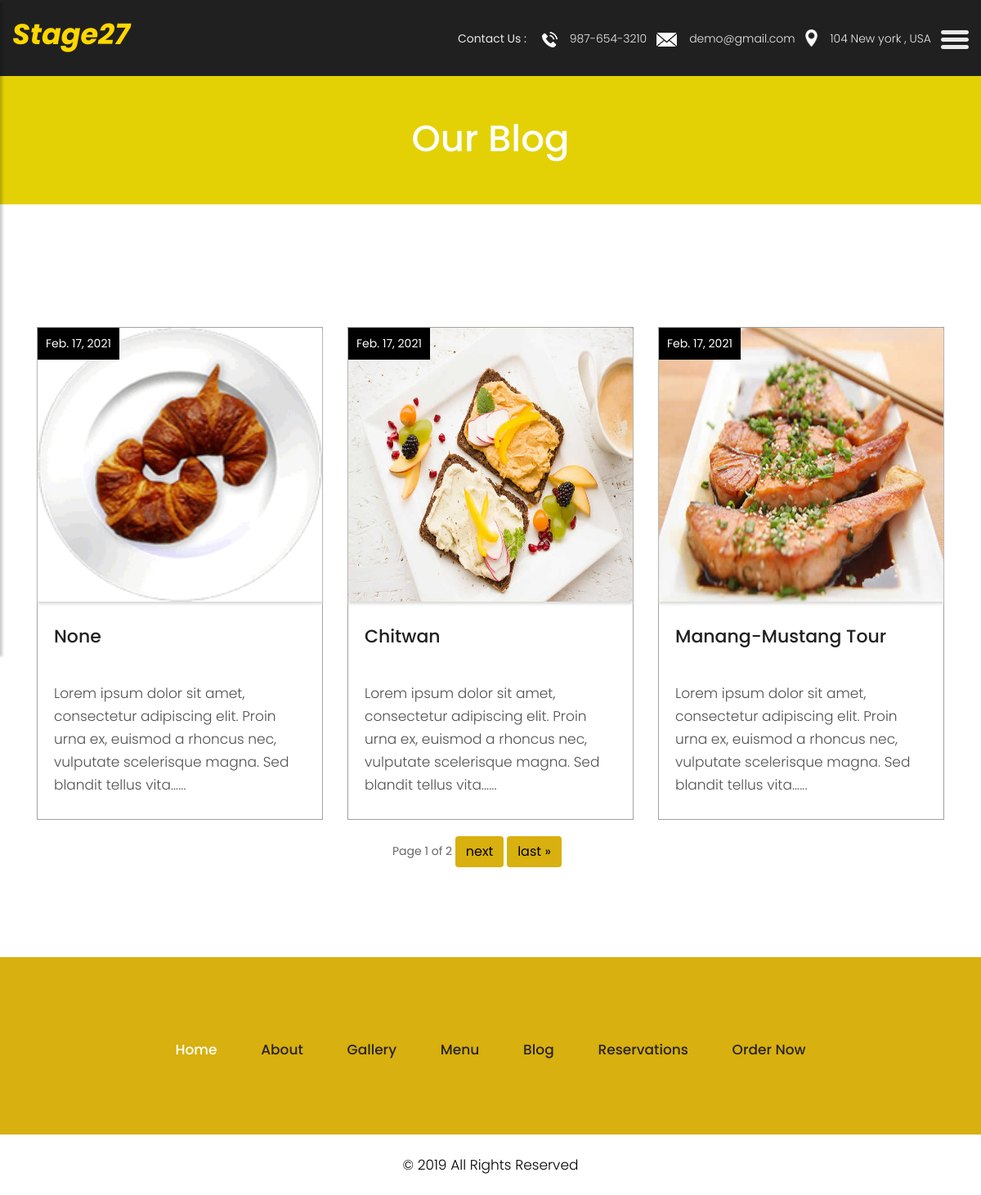
Screenshot of /blog/ with the database file from the repository.
### Home/models.py (models this page shows, shortened)
class Blog(models.Model):
    title = models.CharField(max_length=200)
    date = models.DateField()
    image = models.ImageField(upload_to='blog')
    body = RichTextField(blank=False,null=False)
    slug = models.SlugField(null=True, blank=True,editable=False)
    def get_absolute_url(self):
        return reverse('detail',kwargs = {'slug': self.slug})

### Home/views.py (the view)
# urls.py: path('blog/',blog_view,name='blog'),
def blog_view(request):
    blog_list = Blog.objects.all().order_by('-id')
    page = request.GET.get('page', 1)
    paginator = Paginator(blog_list, 3)
    try:
        blogs = paginator.page(page)
    except PageNotAnInteger:
        blogs = paginator.page(1)
    except EmptyPage:
        blogs = paginator.page(paginator.num_pages)
    return render(request,'Home/blog.html',{'blog':blogs})

### templates/Home/blog.html (shortened to what this page needs)
{% load static %}
<!DOCTYPE html>
<html lang="en">
<head>
    <link rel="stylesheet" href="{% static 'css/bootstrap.min.css' %}">
    <link rel="stylesheet" href="{% static 'css/owl.carousel.min.css' %}">
    <link rel="stylesheet" href="{% static 'css/style.css' %}">
    <link rel="stylesheet" href="{% static 'css/responsive.css' %}">
    <link rel="stylesheet" href="https://cdnjs.cloudflare.com/ajax/libs/font-awesome/4.7.0/css/font-awesome.min.css">
</head>
<body class="main-layout blog_page">
    <div class="wrapper">
    <div id="content">
    <header>
        <div class="container-fluid">
            <div class="row">
                <div class="col-md-3">
                    <div class="full">
                        <h1 style="color: gold; font-size: 35px;"><i><b>Stage27</b></i></h1>                    </div>
                </div>
                <div class="col-md-9">
                    <div class="full">
                        <div class="right_header_info">
                            <ul>
                                <li class="dinone">Contact Us : <img style="margin-right: 15px;margin-left: 15px;" src="{% static 'images/phone_icon.png' %}" alt="#"><a href="#">987-654-3210</a></li>
                                <li class="dinone"><img style="margin-right: 15px;" src="{% static 'images/mail_icon.png' %}" alt="#"><a href="#">demo@gmail.com</a></li>
                                <li class="dinone"><img style="margin-right: 15px;height: 21px;position: relative;top: -2px;" src="{% static 'images/location_icon.png' %}" alt="#"><a href="#">104 New york , USA</a></li>
                                <li>
                                    <button type="button" id="sidebarCollapse">
                                        <img src="{% static 'images/menu_icon.png' %}" alt="#">
                                    </button>
                                </li>
                            </ul>
                        </div>
                    </div>
                </div>
            </div>
        </div>
    </header>
<div class="yellow_bg">
   <div class="container">
            <div class="row">
               <div class="col-md-12">
                  <div class="title">
                     <h2>Our Blog</h2>
                  </div>
               </div>
            </div>
          </div>
</div>
<div class="blog">
  <div class="container">
    <div class="row">
      <div class="col-md-12">
        <div class="title">
        </div>
      </div>
    </div>
    <div class="row">
        {% for objects in blog %}
      <div class="col-xl-4 col-lg-4 col-md-4 col-sm-12 mar_bottom">
        <div class="blog_box">
          <div class="blog_img_box">
            <figure><a href="{{ objects.get_absolute_url }}"><img src="/media/{{objects.image}}" alt="image not found" style="height:335px;"/></a>
             <span>{{objects.date}}</span>
            </figure>
          </div>
          <h3><a href="{{ objects.get_absolute_url }}">{{objects.title}}</a></h3>
          <p>{{objects.body|slice:":150"|safe }}......</p>
        </div>
      </div>
      {% endfor %}
    </div>
  </div>
</div>
<div class="pagination" style="padding-left: 40%; padding-top: 20px; padding-bottom: 20px;">
    <span class="step-links">
        <span class="current">
            Page {{ blog.number }} of {{ blog.paginator.num_pages }}
        </span>
        {% if blog.has_next %}
            <button class=" btn" style="background: rgb(216,176,15);"><a href="?page={{ blog.next_page_number }}" style="color: black;">next</a></button>
            <button class=" btn" style="background: rgb(216,176,15);"><a href="?page={{ blog.paginator.num_pages }}" style="color: black;">last »</a></button>
        {% endif %}
    </span>
  </div>
    <fooetr>
        <div class="footer">
            <div class="container-fluid">
                <div class="row">
                    <div class="col-md-12">
                        <ul class="lik">
                            <li class="active"> <a href="{% url 'home' %}">Home</a></li>
                            <li> <a href="{% url 'about' %}">About</a></li>
                            <li> <a href="{% url 'gallery' %}">Gallery</a></li>
                            <li> <a href="{% url 'menu' %}">Menu</a></li>
                            <li> <a href="{% url 'blog' %}">Blog</a></li>
                            <li> <a href="#">Reservations</a></li>
                            <li> <a href="http://www.stage27.co/s/order">Order Now</a></li>
                        </ul>
                    </div>
                </div>
            </div>
            <div class="copyright">
                <div class="container">
                    <p>© 2019 All Rights Reserved</p>
                </div>
            </div>
        </div>
    </fooetr>
    </div>
    </div>
</body>
</html>

### static/css/style.css (style rules this page uses)
body { color: #666666; font-size: 14px; font-family: 'poppins', sans-serif; line-height: 1.80857; font-weight: normal; }
a { color: #1f1f1f; text-decoration: none !important; outline: none !important; -webkit-transition: all .3s ease-in-out; -moz-transition: all .3s ease-in-out; -ms-transition: all .3s ease-in-out; -o-transition: all .3s ease-in-out; transition: all .3s ease-in-out; }
h1, h2, h3, h4, h5, h6 { letter-spacing: 0; font-weight: normal; position: relative; padding: 0 0 10px 0; font-weight: normal; line-height: normal; color: #111111; margin: 0 }
h1 { font-size: 24px }
h2 { font-size: 22px }
h3 { font-size: 18px }
*, *::after, *::before { -webkit-box-sizing: border-box; -moz-box-sizing: border-box; box-sizing: border-box; }
h1 a, h2 a, h3 a, h4 a, h5 a, h6 a { color: #212121; text-decoration: none!important; opacity: 1 }
ul, li, ol { margin: 0px; padding: 0px; list-style: none; }
p { margin: 0px; font-weight: 300; font-size: 15px; line-height: 24px; }
a { color: #222222; text-decoration: none; outline: none !important; }
a, .btn { text-decoration: none !important; outline: none !important; -webkit-transition: all .3s ease-in-out; -moz-transition: all .3s ease-in-out; -ms-transition: all .3s ease-in-out; -o-transition: all .3s ease-in-out; transition: all .3s ease-in-out; }
img { max-width: 100%; height: auto; }
button { border: 0; margin: 0; padding: 0; cursor: pointer; }
.full { float: left; width: 100%; }
.full { width: 100%; float: left; margin: 0; padding: 0; }
header { min-height: 90px; background: #212020; padding: 15px 0; position: fixed; width: 100%; top: 0; left: 0; z-index: 998; }
header .container-fluid { max-width: 1850px; }
.right_header_info { width: 100%; float: left; padding: 20px 0 0; }
.right_header_info ul { list-style: none; padding: 0; margin: 0; float: right; }
.right_header_info ul li { display: inline; font-size: 16px; margin-left: 45px; color: #eaeaea; font-weight: 400; float: left; }
.right_header_info ul li a { color: #eaeaea; font-weight: 300; }
#sidebarCollapse { background: transparent; }
.blog { padding-top: 180px; }
.title { text-align: center; padding-bottom: 60px; }
.title h2 { font-size: 45px; font-weight: 500; line-height: 40px; color: #191918; padding: 20px 0px; }
.blog .blog_box { border:#a1a1a1 solid 1px; background: #fff; }
.blog .blog_box .blog_img_box { background: #fff; box-shadow: #ddd 0px 3px 3px 0px; }
.blog .blog_box .blog_img_box figure { margin:0; position: relative; }
.blog_img_box figure img { width: 100%; }
.blog .blog_box .blog_img_box figure span { background: #000; top: 0; text-align: center; padding: 7px 10px; color: #fff; right: 0; left: 0; position: absolute; width: 100px; }
.blog .blog_box h3 { color: #373535; font-size: 22px; line-height: 25px; font-weight: 500; padding: 0px 20px; padding-top: 30px; padding-bottom: 15px; }
.blog .blog_box p { color: #525050; font-size: 17px; line-height: 28px; padding: 0px 20px; padding-bottom:28px; }
.footer { background: #d8b00f; padding-top:90px; margin-top: 90px; }
ul.lik { text-align: center; margin-top: 10px; }
ul.lik li { display: inline-block; }
ul.lik li a { color: #292323; font-size: 17px; line-height: 27px; padding: 0px 25px; font-weight: 500; }
ul.lik li.active a { color: #fff; }
.copyright { background: #fff; margin-top: 90px; }
.copyright p { color: #000; text-align: center; padding: 25px 0px; font-size: 17px; }
#sidebarCollapse { background: transparent; padding: 0; border: none; }
.yellow_bg .title h2 { font-weight: bold; color: #fff; font-weight: 500; }
.yellow_bg { background-color: #e3d105; padding: 40px 0px; margin-top: 90px; }
.yellow_bg .title { padding-bottom: 0px; text-align: center; }
.blog_page .blog { padding-top: 90px; }
.blog_page .blog span { padding-top: 15px; }

### static/css/responsive.css (style rules this page uses)
@media (min-width: 1200px) and (max-width: 1500px) { .right_header_info ul li { font-size: 14px; margin-left: 12px; } }

### rows the page displays
Blog: image (picture), date "Feb. 17, 2021", title "None", body "Lorem ipsum dolor sit amet, consectetur adipiscing elit. Proin urna ex, euismod a rhoncus nec, vulputate scelerisque magna. Sed blandit tellus vita"
Blog: image (picture), date "Feb. 17, 2021", title "Chitwan", body "Lorem ipsum dolor sit amet, consectetur adipiscing elit. Proin urna ex, euismod a rhoncus nec, vulputate scelerisque magna. Sed blandit tellus vita"
Blog: image (picture), date "Feb. 17, 2021", title "Manang-Mustang Tour", body "Lorem ipsum dolor sit amet, consectetur adipiscing elit. Proin urna ex, euismod a rhoncus nec, vulputate scelerisque magna. Sed blandit tellus vita"

### other values shown
{{ blog.number }} "1"
{{ blog.paginator.num_pages }} "2"
